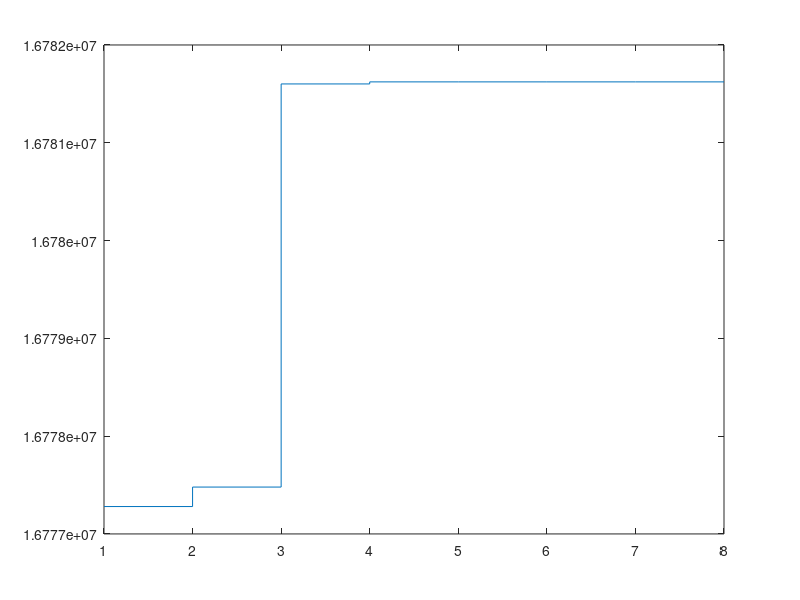

Source code (MATLAB):
clc
clear all 
close all
%% Boolean dynamic simulation TAMCLL GRN
% This code computes de dynamic simulation of a Boolean network based on
% its Boolean functions
%% Description of network
% IL1(t+1) = IL1
% IL10(t+1) = IL10
% HMGB1(t+1) = HMGB1
% IFNg(t+1) = IFNg
% GMCSF(t+1) = GMCSF
% LPS(t+1) = LPS
% IC(t+1) = IC
% IL13(t+1) = IL13
% IL4(t+1) = IL4
% MCSF(t+1) = MCSF
% IFNgR(t+1) = IFNg | (LPS & ! (IC & (LPS | IL1))) & ! (STAT6 | STAT1)
% STAT1(t+1) = IFNgR | STAT1 & ! STAT6
% STAT5(t+1) = GMCSF & ! (STAT3 | IRF4)
% NFkb(t+1) = (STAT1 | TNFa | (LPS & ! (IC & (LPS | IL1))) | (IL1 | (NFkb | TNFa))) 
%   & ! (STAT6 | (IC & (LPS | IL1)) | PPARg | STAT6)
% PPARg(t+1) = (IL4 & IL13) | MCSF | (IC & (LPS | IL1)) & ! STAT6
% STAT6(t+1) = (IL4 & IL13) | MCSF
% JMJD3(t+1) = (IL4 & IL13) | MCSF
% STAT3(t+1) = ((IL10 | ((PPARg | STAT3) & ! (IRF5 | TNFa))) | EGF | STAT3) & ! ((IC & (LPS | IL1)) | PPARg)
% IRF4(t+1) = JMJD3
% IRF5(t+1) = STAT5 & ! IRF4
% EGF(t+1) = (IC & (LPS | IL1)) | STAT3
% IL12(t+1) = STAT1 | STAT5 | NFkb
% TNFa(t+1) = IRF5 & !((PPARg | STAT3) & ! (IRF5 | TNFa))
% TGFb(t+1) = STAT3 & ! TNFa
% HIF1A(t+1) = (STAT3 | ((PPARg | STAT3) & ! (IRF5 | TNFa))) & ! STAT1
% RAGE(t+1) = HMGB1
%% Initial conditions
%x0 = [1 0 0 0 1 0 0 0 0 0 1 1 0 0 0 1 0 0 1 1 0 0 0 0 0 0];    %Initial condition to M1, De = 35701952
%x0 = [0 1 1 1 0 1 1 1 1 1 0 0 0 0 1 1 1 0 1 0 1 0 0 0 1 1];    %Initial condition to M2, De = 31395491
%x0 = [0 1 1 0 0 0 0 0 0 0 0 0 0 0 0 0 1 0 0 0 1 0 0 1 1 1];    %Initial condition to NLC, De = 25166375
x0 = [0 1 0 0 0 0 0 0 0 0 0 0 0 0 0 0 0 0 0 1 0 0 0 0 0 0];    %Initial condition to M0, De = 16777280
IL1 = x0(:,1);
IL10 = x0(:,2);
HMGB1 = x0(:,3);
IFNg = x0(:,4);
GMCSF = x0(:,5);
LPS = x0(:,6);
IC = x0(:,7);
IL13 = x0(:,8);
IL4 = x0(:,9);
MCSF = x0(:,10);
IFNgR = x0(:,11);
STAT1 = x0(:,12);
STAT5 = x0(:,13);
NFkb = x0(:,14);
PPARg = x0(:,15);
STAT6 = x0(:,16);
JMJD3 = x0(:,17);
STAT3 = x0(:,18);
IRF4 = x0(:,19);
IRF5 = x0(:,20);
EGF = x0(:,21);
IL12 = x0(:,22);
TNFa = x0(:,23);
TGFb = x0(:,24);
HIF1A = x0(:,25);
RAGE = x0(:,26);
%% Parameters of simulation
i = 1;                  % Index of simulation
s = 7;                 % number of step
IL1(:,i) = IL1;
IL10(:,i) = IL10;
HMGB1(:,i) = HMGB1;
IFNg(:,i) = IFNg;
GMCSF(:,i) = GMCSF;
LPS(:,i) = LPS;
IC(:,i) = IC;
IL13(:,i) = IL13;
IL4(:,i) = IL4;
MCSF(:,i) = MCSF;
IFNgR(:,i) = IFNgR;
STAT1(:,i) = STAT1;
STAT5(:,i) = STAT5;
NFkb(:,i) = NFkb;
PPARg(:,i) = PPARg;
STAT6(:,i) = STAT6;
JMJD3(:,i) = JMJD3;
STAT3(:,i) = STAT3;
IRF4(:,i) = IRF4;
IRF5(:,i) = IRF5;
EGF(:,i) = EGF;
IL12(:,i) = IL12;
TNFa(:,i) = TNFa;
TGFb(:,i) = TGFb;
HIF1A(:,i) = HIF1A;
RAGE(:,i) = RAGE;
xs = [IL1(:,1), IL10(:,1), HMGB1(:,1), IFNg(:,1), GMCSF(:,1), LPS(:,1),...
    IC(:,1), IL13(:,1), IL4(:,1), MCSF(:,1), IFNgR(:,1), STAT1(:,1),...
    STAT5(:,1), NFkb(:,1), PPARg(:,1), STAT6(:,1), JMJD3(:,1),...
    STAT3(:,1), IRF4(:,1), IRF5(:,1), EGF(:,1), IL12(:,1), TNFa(:,1),...
    TGFb(:,1), HIF1A(:,1), RAGE(:,1)];
%% Boolean simulation of the network
for i=1:s
     IL1(:,i+1) = IL1(:,i);
     IL10(:,i+1) = IL10(:,i);
     HMGB1(:,i+1) = HMGB1(:,i);
     IFNg(:,i+1) = IFNg(:,i);
     GMCSF(:,i+1) = GMCSF(:,i);
     LPS(:,i+1) = LPS(:,i);
     IC(:,i+1) = IC(:,i);
     IL13(:,i+1) = IL13(:,i);
     IL4(:,i+1) = IL4(:,i);
     MCSF(:,i+1) = MCSF(:,i);
     IFNgR(:,i+1) = IFNg(:,i) | (LPS(:,i) & not(IC(:,i) & (LPS(:,i) |...
         IL1(:,i)))) & not(STAT6(:,i) | STAT1(:,i));
     STAT1(:,i+1) = IFNgR(:,i) | STAT1(:,i) & not(STAT6(:,i));
     STAT5(:,i+1) = GMCSF(:,i) & not(STAT3(:,i) | IRF4(:,i));
     NFkb(:,i+1) = (STAT1(:,i) | TNFa(:,i) | (LPS(:,i) & not(IC(:,i) &...
         (LPS(:,i) | IL1(:,i)))) | (IL1(:,i) | (NFkb(:,i) | TNFa(:,i))))...
         & not(STAT6(:,i) | (IC(:,i) & (LPS(:,i) | IL1(:,i))) | PPARg(:,i) | STAT6(:,i));
     PPARg(:,i+1) = (IL4(:,i) & IL13(:,i)) | MCSF(:,i) | (IC(:,i) & (LPS(:,i) | IL1(:,i))) & not(STAT6(:,i));
     STAT6(:,i+1) = (IL4(:,i) & IL13(:,i)) | MCSF(:,i);
     JMJD3(:,i+1) = (IL4(:,i) & IL13(:,i)) | MCSF(:,i);
     STAT3(:,i+1) = ((IL10(:,i) | ((PPARg(:,i) | STAT3(:,i)) & not(IRF5(:,i)...
         | TNFa(:,i)))) | EGF(:,i) | STAT3(:,i)) & not((IC(:,i) & (LPS(:,i)...
         | IL1(:,i))) | PPARg(:,i));
     IRF4(:,i+1) = JMJD3(:,i);
     IRF5(:,i+1) = STAT5(:,i) & not(IRF4(:,i));
     EGF(:,i+1) = (IC(:,i) & (LPS(:,i) | IL1(:,i))) | STAT3(:,i);
     IL12(:,i+1) = STAT1(:,i) | STAT5(:,i) | NFkb(:,i);
     TNFa(:,i+1) = IRF5(:,i) & not((PPARg(:,i) | STAT3(:,i)) & not(IRF5(:,i) | TNFa(:,i)));
     TGFb(:,i+1) = STAT3(:,i) & not(TNFa(:,i));
     HIF1A(:,i+1) = (STAT3(:,i) | ((PPARg(:,i) | STAT3(:,i)) & not(IRF5(:,i) | TNFa(:,i)))) & not(STAT1(:,i));
     RAGE(:,i+1) = HMGB1(:,i);
     xt(i,:) = [IL1(:,i+1), IL10(:,i+1), HMGB1(:,i+1), IFNg(:,i+1),...
         GMCSF(:,i+1), LPS(:,i+1), IC(:,i+1), IL13(:,i+1), IL4(:,i+1),...
         MCSF(:,i+1), IFNgR(:,i+1), STAT1(:,i+1), STAT5(:,i+1),...
         NFkb(:,i+1), PPARg(:,i+1), STAT6(:,i+1), JMJD3(:,i+1), STAT3(:,i+1),...
         IRF4(:,i+1), IRF5(:,i+1), EGF(:,i+1), IL12(:,i+1), TNFa(:,i+1),...
         TGFb(:,i+1), HIF1A(:,i+1), RAGE(:,i+1)];
end
%% Visualization of dyynamic transition of the network
xt
% Binario a decimal
r = bin2dec(num2str([x0;xt]))
% Decimal a binario 
% dec2bin(6,3)
stairs(r)
